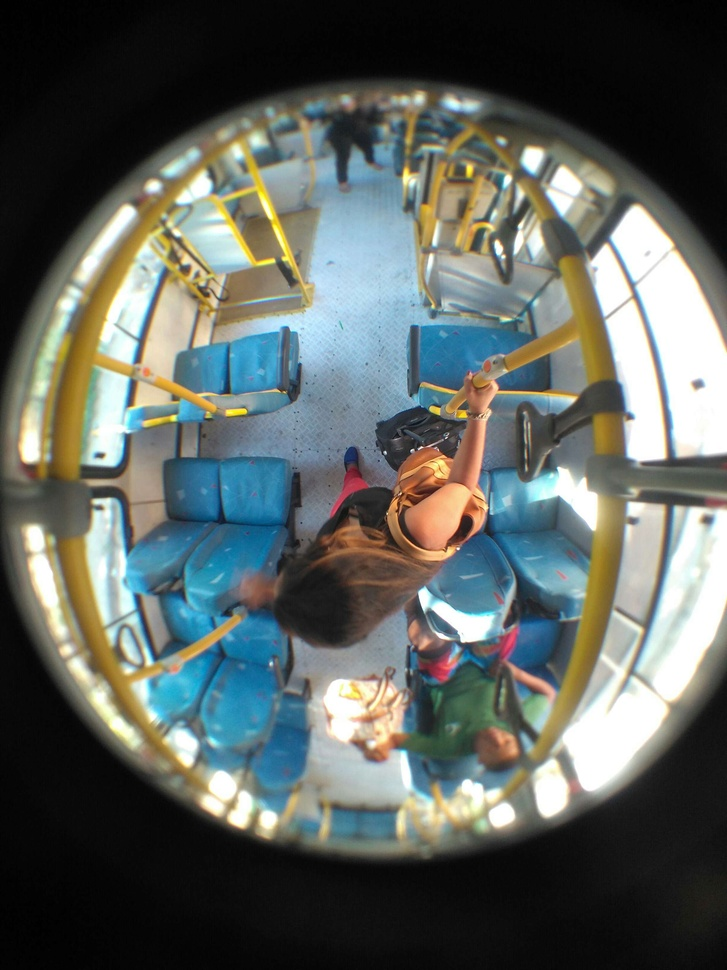
#> input picture imgs_camera_180/bus2.jpg, 727 x 970 px, shrunk from 2448 x 3264 before the run
$ python fisheye2panoramic.py
#> lines starting #> are read from the running program, lines starting #| are printed output that depends on the picture
from PIL import Image
import math

path_to_image = "imgs_camera_180/"
img_name = "bus2.jpg"
inputImg = Image.open(path_to_image+img_name)
#> inputImg is the input picture: PIL image 727x970 RGB; mean R, G, B 93.3, 99.5, 95.1
nX, nY = inputImg.size
#> nX = 727; nY = 970

print("Input size: ", nX, nY)
#| Input size:  727 970

n = min(nX, nY)
#> n = 727

# tranform input image to square
if(nX != nY):
	if(nX > nY):
		left = int(math.ceil((max(nX, nY)-n)/2))
		top = 0
	elif(nY > nX):
		top = int(math.ceil((max(nX, nY)-n)/2))
#> top = 122
		left = 0
	right = left+n
#> right = 727
	bottom = top+n
#> bottom = 849
	inputImg = inputImg.crop((left, top, right, bottom))
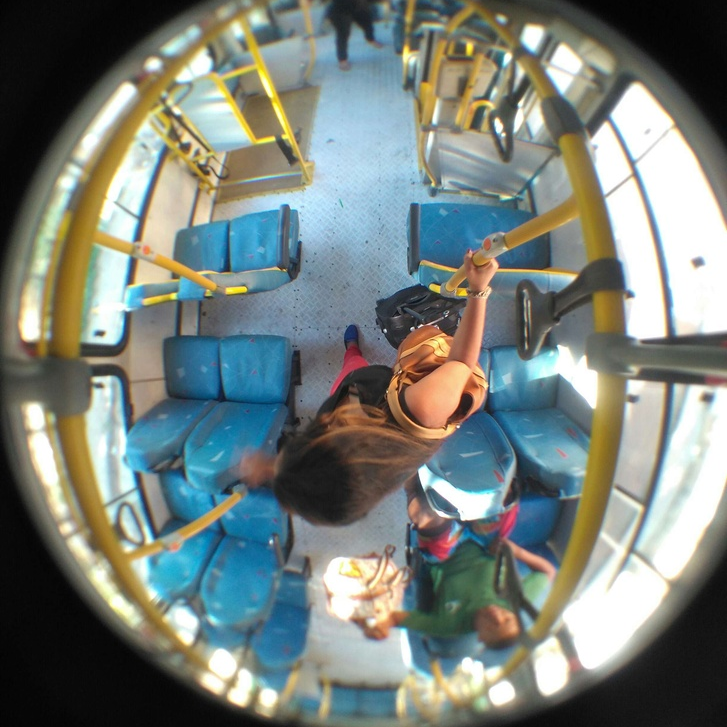
#> inputImg: PIL image 727x727 RGB; mean R, G, B 119.9, 128.2, 122.5

print("Input new size: ", inputImg.size)
#| Input new size:  (727, 727)
#inputImg.show()

outNX = 5000

outNY = 1000

outputImg = Image.new('RGB', (outNX, outNY), color = 'black')
#> outputImg: PIL image 5000x1000 RGB; every value is 0

print("Output size: ", outputImg.size)
#| Output size:  (5000, 1000)

for i in range(n):
	for j in range(n):
		outX = int(round((math.atan2(i-(n/2),j-(n/2))*180/math.pi + 180)*(outNX-1)/360))
		outY = int(round(math.sqrt(math.pow(i-(n/2),2)+math.pow(j-(n/2),2))*math.sqrt(2)*(outNY-1)/n))
		#print("Indice: ",outX, outY)
		outputImg.putpixel((outX, outY), inputImg.getpixel((j, i)))
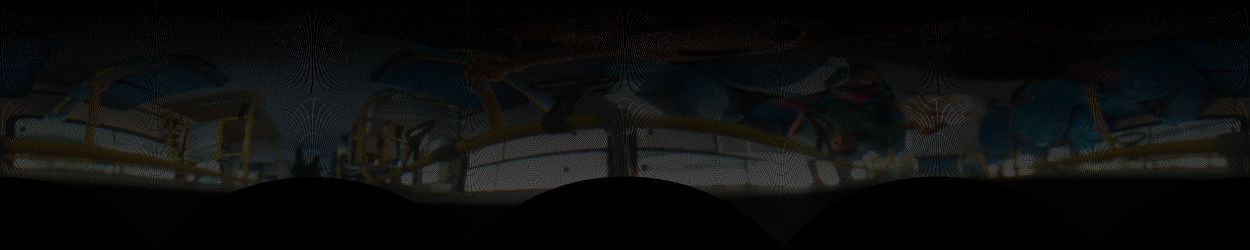
#> outputImg: PIL image 5000x1000 RGB (shown at 1/4 size); mean R, G, B 12.7, 13.6, 13

outputImg.show()
outputImg.save(path_to_image+'out'+img_name)


#Image.putpixel(xy, value)

$ run again, with imgs_camera_180/bus1.jpg copied over imgs_camera_180/bus2.jpg
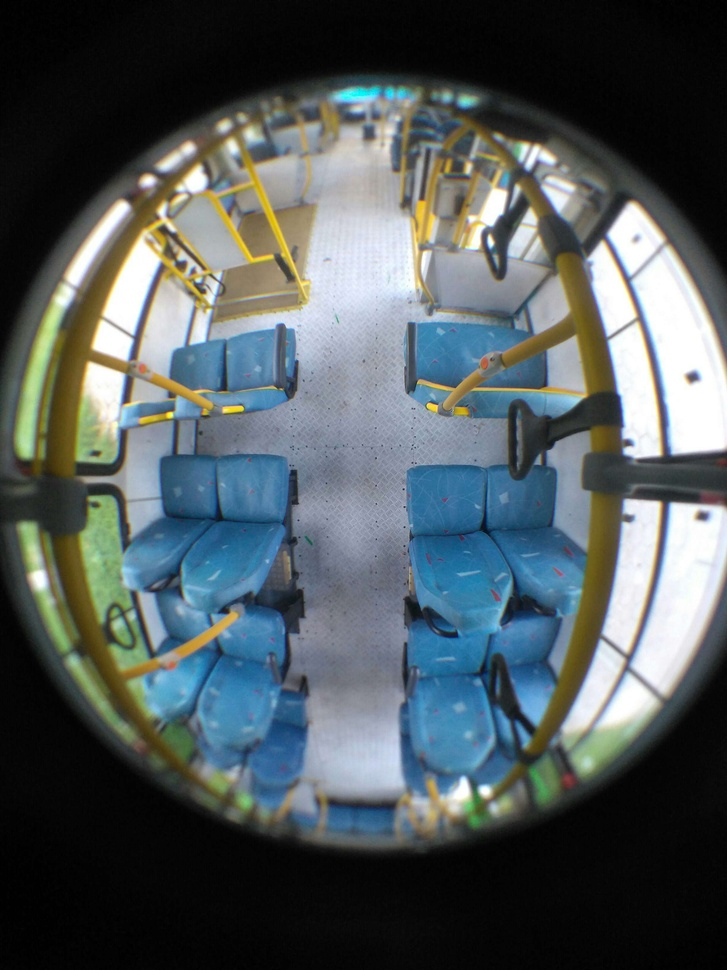
#> input picture imgs_camera_180/bus1.jpg, 727 x 970 px, shrunk from 2448 x 3264 before the run
#> inputImg is the input picture: PIL image 727x970 RGB; mean R, G, B 81.5, 90.8, 92.9
#| Input size:  727 970
#> `inputImg = inputImg.crop((left, top, right, bottom))`:
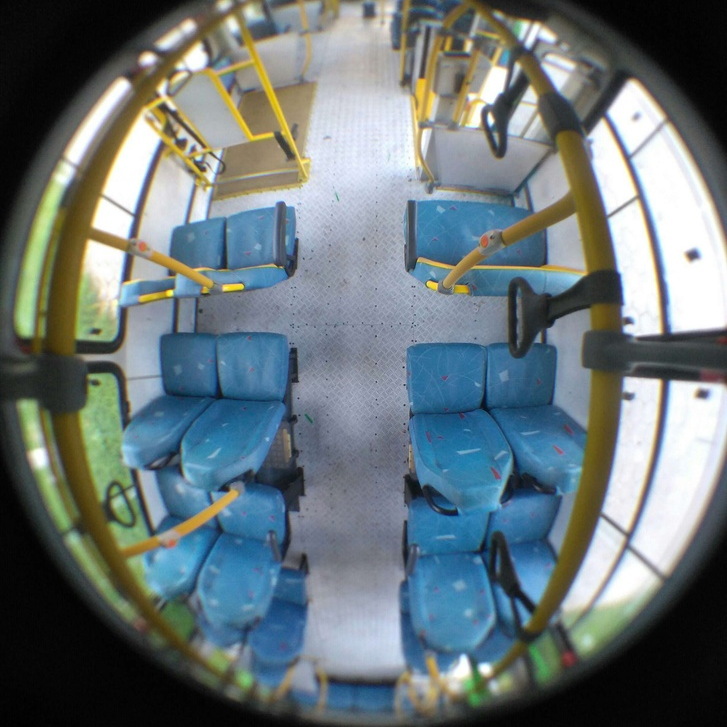
#> inputImg: PIL image 727x727 RGB; mean R, G, B 105.5, 117.5, 120.4
#| Input new size:  (727, 727)
#| Output size:  (5000, 1000)
#> after the loop `for i in range(n):`:
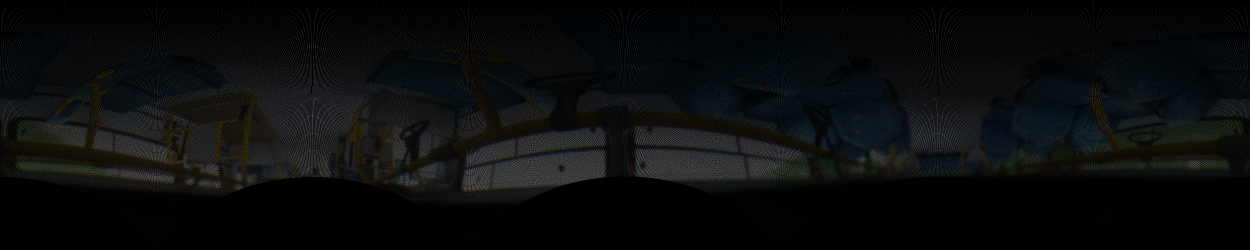
#> outputImg: PIL image 5000x1000 RGB (shown at 1/4 size); mean R, G, B 11.2, 12.4, 12.7

$ run again, with imgs_camera_180/bus3.jpg copied over imgs_camera_180/bus2.jpg
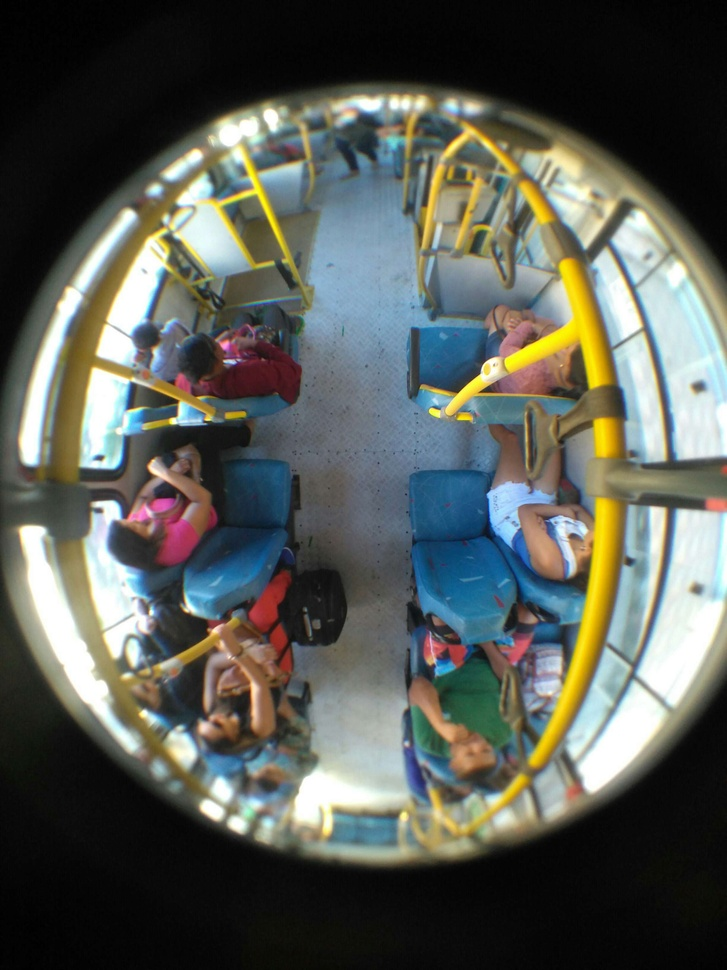
#> input picture imgs_camera_180/bus3.jpg, 727 x 970 px, shrunk from 2448 x 3264 before the run
#> inputImg is the input picture: PIL image 727x970 RGB; mean R, G, B 88.4, 92, 85.3
#| Input size:  727 970
#> `inputImg = inputImg.crop((left, top, right, bottom))`:
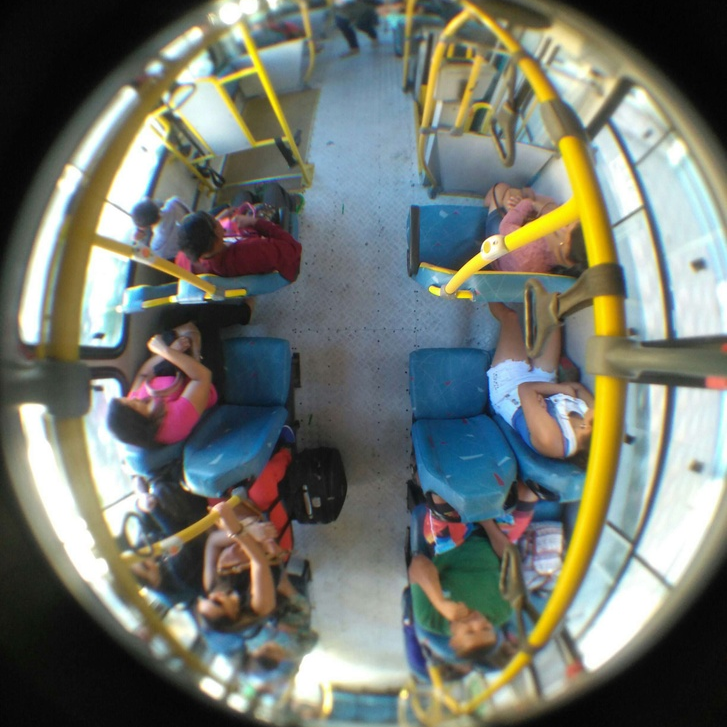
#> inputImg: PIL image 727x727 RGB; mean R, G, B 112.9, 117.6, 109.2
#| Input new size:  (727, 727)
#| Output size:  (5000, 1000)
#> after the loop `for i in range(n):`:
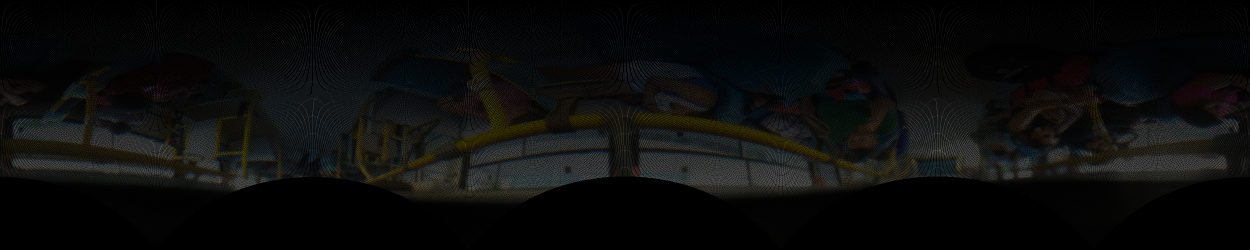
#> outputImg: PIL image 5000x1000 RGB (shown at 1/4 size); mean R, G, B 11.9, 12.4, 11.5

$ run again, with imgs_camera_180/bus4.jpg copied over imgs_camera_180/bus2.jpg
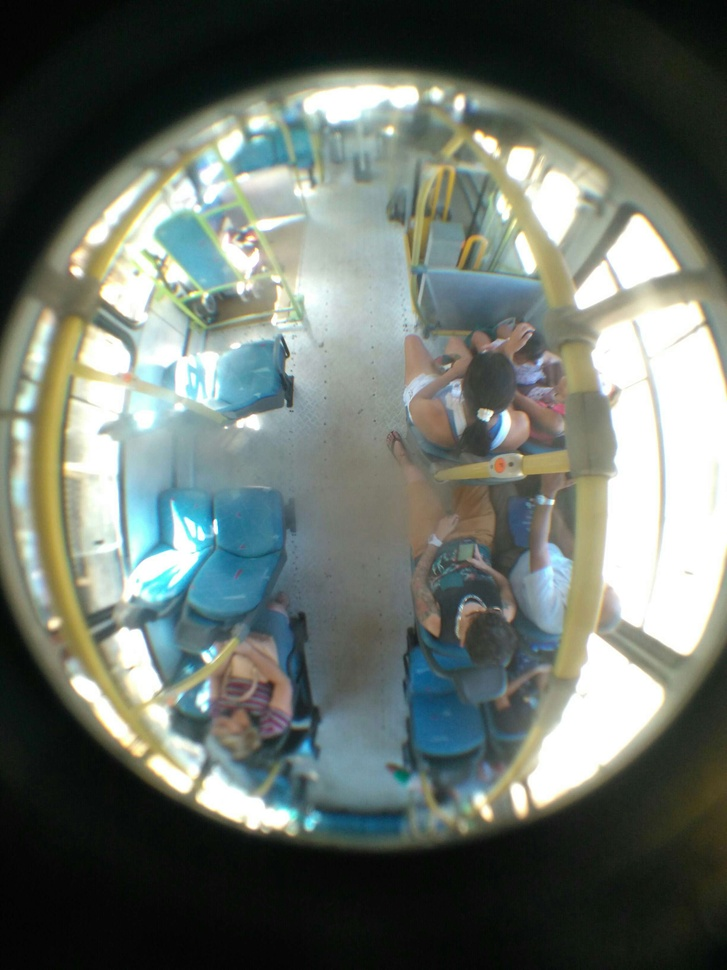
#> input picture imgs_camera_180/bus4.jpg, 727 x 970 px, shrunk from 2448 x 3264 before the run
#> inputImg is the input picture: PIL image 727x970 RGB; mean R, G, B 106, 114.4, 107.5
#| Input size:  727 970
#> `inputImg = inputImg.crop((left, top, right, bottom))`:
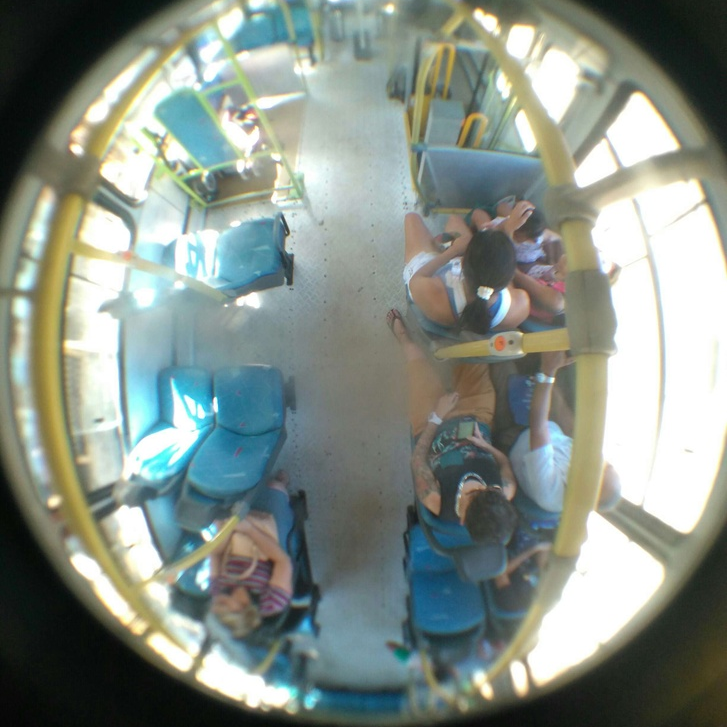
#> inputImg: PIL image 727x727 RGB; mean R, G, B 133.7, 143.5, 135.6
#| Input new size:  (727, 727)
#| Output size:  (5000, 1000)
#> after the loop `for i in range(n):`:
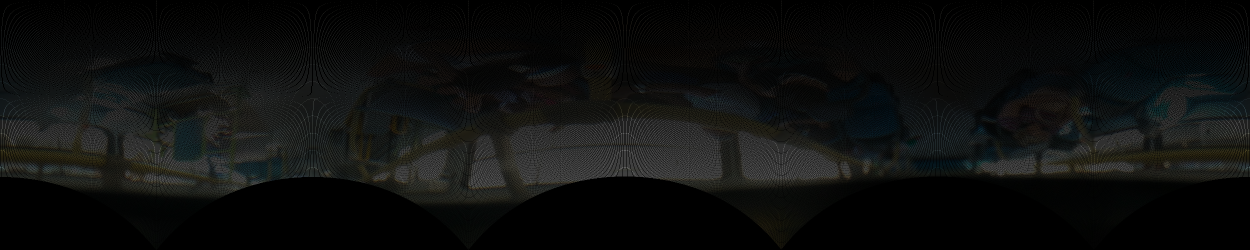
#> outputImg: PIL image 5000x1000 RGB (shown at 1/4 size); mean R, G, B 14.1, 15.2, 14.3
